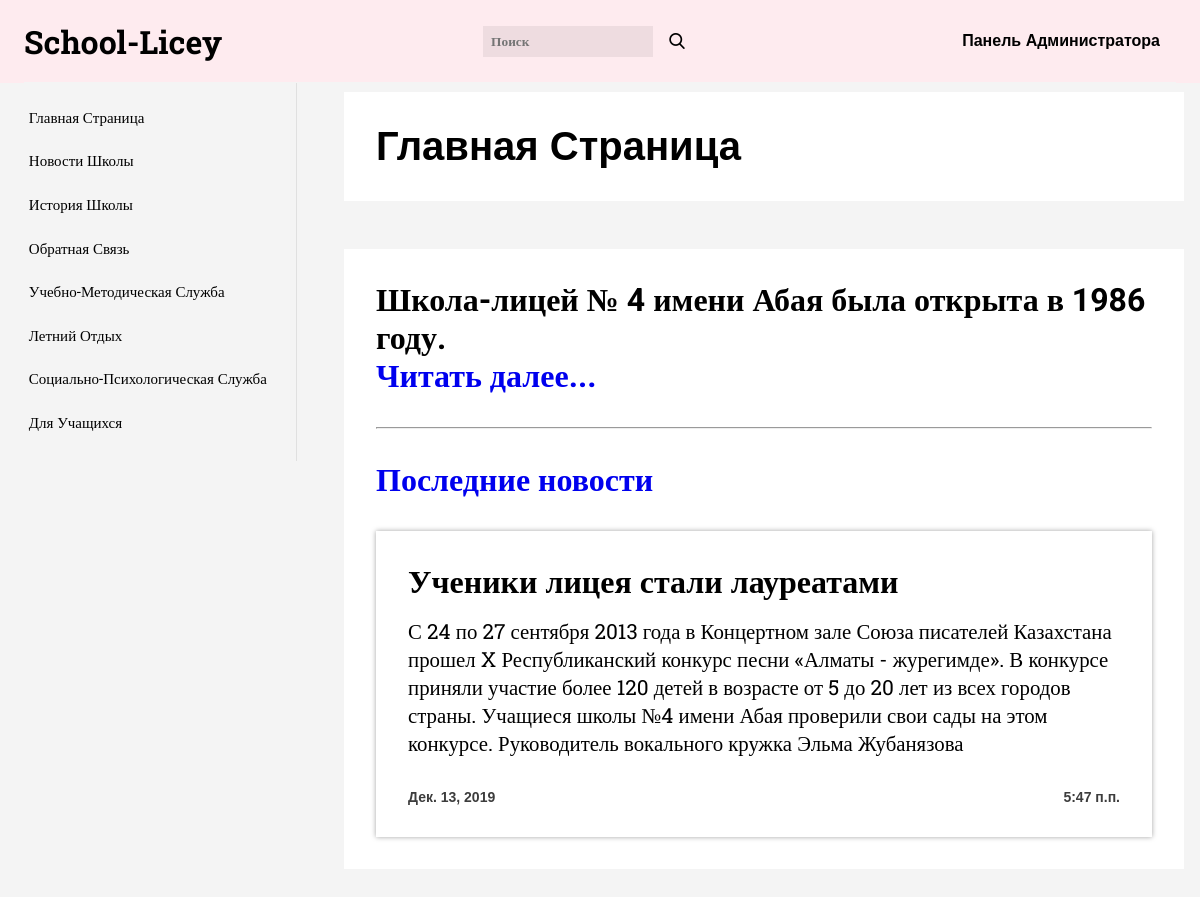
Before: / with the older database file.
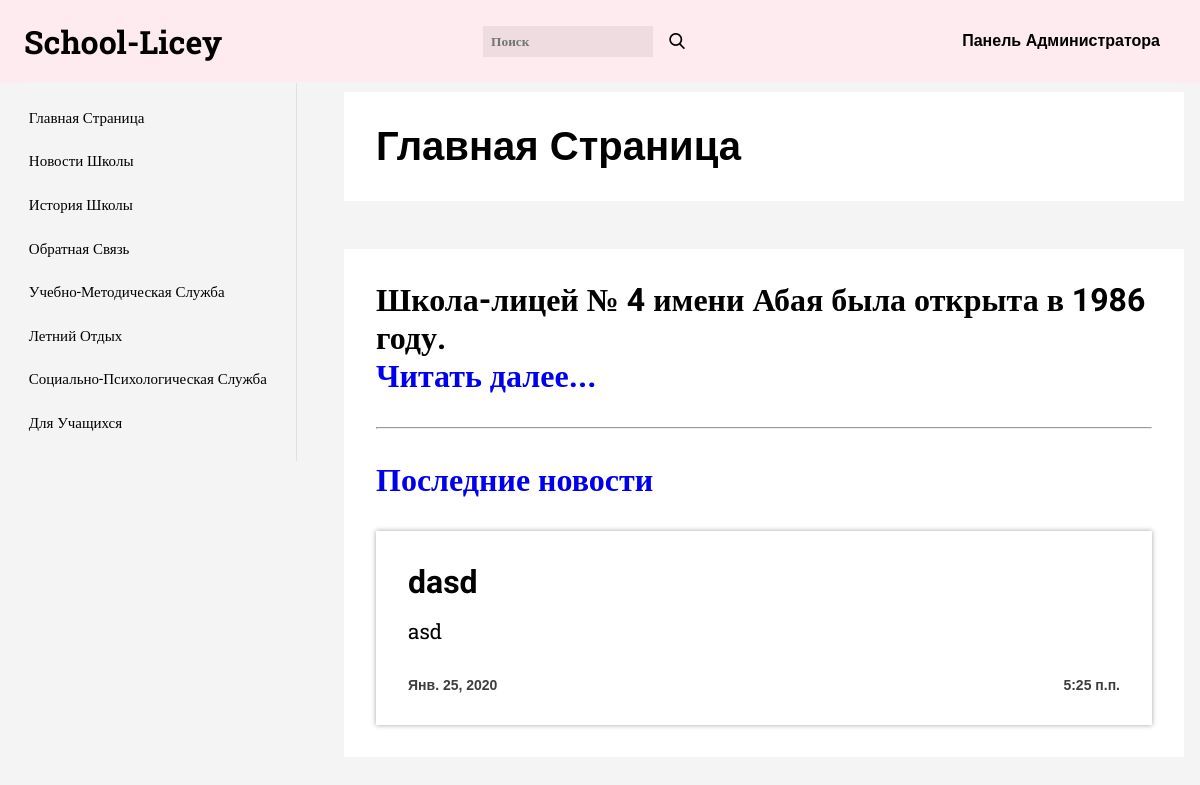
After: the same page with the newer database file.
### main_app/models.py (models this page shows, shortened)
class New(models.Model):
    title = models.CharField(max_length=100)
    text = models.TextField()
    pubdate = models.DateTimeField(auto_now_add=True)

### main_app/views.py (the view)
# urls.py: path('', views.main_page),
def main_page(request):
    new_s = New.objects.order_by('-pubdate').first()
    return render(request, 'main_app/main.html', {
        "label": "Главная Страница",
        "news": new_s
    })

### main_app/templates/main_app/main.html
{% extends 'main_app/index.html' %}
{% load static %}
{% block content %}
  <h1 class="history_txt">Школа-лицей № 4 имени Абая была открыта в 1986 году.<br><a href="/history">Читать далее...</a></h1>
  <hr>
  <h1 class="history_link"><a href="/news">Последние новости</a></h1>
  <div class="news">
      <div class="news__item">
          <h1 class="news__title">{{ news.title }}</h1>
          <p class="news__text">{{ news.text }}</p>
          <div class="published">
              <p class="date">{{ news.pubdate.date }}</p>
              <p class="time">{{ news.pubdate.time }}</p>
          </div>
      </div>
  </div>
{% endblock %}

Changed rows visible on the page:
removed New: title "Ученики лицея стали лауреатами", text "С 24 по 27 сентября 2013 года в Концертном зале Союза писателей Казахстана прошел X Республиканский конкурс песни «Алматы - журегимде». В конкурсе приняли участие более 120 детей в возрасте от 5 до 20 лет из всех городов страны. Учащиеся школы №4 имени Абая проверили свои сады на этом конкурсе. Руководитель вокального кружка Эльма Жубанязова", pubdate "Дек. 13, 2019", pubdate.time "5:47 п.п."
added New: title "dasd", text "asd", pubdate "Янв. 25, 2020", pubdate.time "5:25 п.п."
